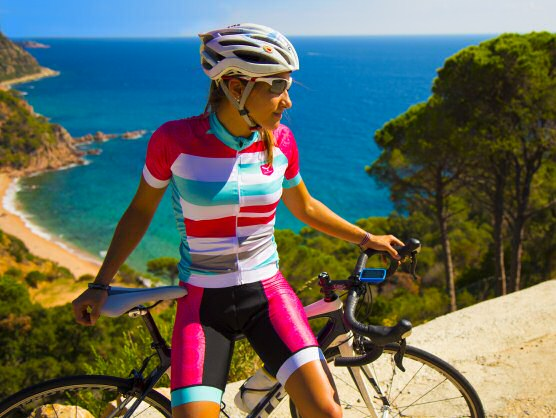
//> input picture img_equalization-1.7/img_equalization/data/ciclista_original.jpg, 556 x 418 px
$ ./img_equalization data/ciclista_original.jpg out.png   (built with g++ and OpenCV 4)
//> lines starting //> are read from the running program, lines starting //| are printed output that depends on the picture
### img_equalization-1.7/img_equalization/common_code.cpp
#include <iostream>
#include "common_code.hpp"

cv::Mat
fsiv_compute_histogram(const cv::Mat& in, cv::Mat& hist)
{
    CV_Assert(in.type()==CV_8UC1);
    CV_Assert(hist.empty() ||(hist.type()==CV_32FC1 &&
                              hist.rows==256 && hist.cols==1));
    //TODO
    //Tienes dos alternativas:
    //1- Implementar un recorrido por la imagen y calcular el histograma.
    //2- Usar la función cv::calcHist.
    //Sugerencia: implementa las dos para comparar.


    int histSize = 256;
    float range[] = {0, 256};
    const float* histRange = {range};
    cv::calcHist(&in, 1, 0, cv::Mat(), hist, 1, &histSize, &histRange);


    //

    CV_Assert(hist.type()==CV_32FC1);
    CV_Assert(hist.rows==256 && hist.cols==1);
    return hist;
}

void
fsiv_normalize_histogram(cv::Mat& hist)
{
    CV_Assert(hist.type()==CV_32FC1);
    CV_Assert(hist.rows==256 && hist.cols==1);

    //TODO

    cv::normalize(hist, hist, 1.0, 0.0, cv::NORM_L1);

    //
    CV_Assert(hist.type()==CV_32FC1);
    CV_Assert(hist.rows==256 && hist.cols==1);
    CV_Assert(cv::sum(hist)[0]==0.0 || cv::abs(cv::sum(hist)[0]-1.0)<=1.0e-6);
}

void
fsiv_accumulate_histogram(cv::Mat& hist)
{
    CV_Assert(hist.type()==CV_32FC1);
    CV_Assert(hist.rows==256 && hist.cols==1);
#ifndef NDEBUG
    double old_sum = cv::sum(hist)[0];
#endif


    //TODO

    for(int i = 1 ; i < hist.rows; i++){
        hist.at<float>(i) = hist.at<float>(i) + hist.at<float>(i - 1);
    }

    //

    CV_Assert(hist.type()==CV_32FC1);
    CV_Assert(hist.rows==256 && hist.cols==1);
    CV_Assert((old_sum<=0.0) ||
              ((std::abs(old_sum-hist.at<float>(255))/old_sum)<=1.0e-5));
}

cv::Mat
fsiv_create_equalization_lookup_table(const cv::Mat& hist,
                                      bool hold_median)
{
    CV_Assert(hist.type()==CV_32FC1);
    CV_Assert(hist.rows==256 && hist.cols==1);
    cv::Mat lkt;
    //TODO
    //Usa las funciones fsiv_normalize_histogram y fsiv_accumulate_histogram
    //para construir la tabla.


    lkt = hist;
    fsiv_normalize_histogram(lkt);
    fsiv_accumulate_histogram(lkt);

    lkt.convertTo(lkt, CV_8U, 255.0, 0.0);
    //

    CV_Assert(lkt.type()==CV_8UC1);
    CV_Assert(lkt.rows==256 && lkt.cols==1);
    return lkt;
}

cv::Mat
fsiv_apply_lookup_table(const cv::Mat&in, const cv::Mat& lkt,
                        cv::Mat& out)
{
    CV_Assert(in.type()==CV_8UC1);
    CV_Assert(lkt.type()==CV_8UC1);
    CV_Assert(lkt.rows==256 && lkt.cols==1);
    CV_Assert(out.empty() || (out.type()==CV_8UC1 &&
                              out.rows==in.rows && out.cols==in.cols));

    //TODO
    //Hint: you can use the cv::LUT function.
    cv::LUT(in, lkt, out);
    //
    CV_Assert(out.rows ==in.rows && out.cols==in.cols && out.type()==in.type());
    return out;
}

cv::Mat
fsiv_image_equalization(const cv::Mat& in, cv::Mat& out,
                    bool hold_median, int radius)
{
    CV_Assert(in.type()==CV_8UC1);
    //TODO
    //Utiliza las funciones fsiv_compute_histogram,
    //fsiv_create_equalization_lookup_table y fsiv_apply_lookup_table
    //Recuerda: cuando radius>0, la zona no procesada de la entrada se deja
    //   con los mismos valores en la salida.
    cv::Mat hist = cv::Mat::zeros(256, 1, CV_32FC1);
    cv::Mat lkt, window;
    if (radius > 0){
        out = in.clone();
        for (int i = 0; i <= in.rows - (2 * radius + 1); i++){
            for (int j = 0; j <= in.cols - (2 * radius + 1); j++){
                window = in(cv::Rect(j, i, 2 * radius + 1, 2 * radius + 1)).clone();
                fsiv_compute_histogram(window, hist);
                lkt = fsiv_create_equalization_lookup_table(hist);
                out.at<uchar>(i + radius, j + radius) = lkt.at<uchar>(window.at<uchar>(radius, radius));
            }
        }

    } else {
        fsiv_compute_histogram(in, hist);
        lkt = fsiv_create_equalization_lookup_table(hist);
        fsiv_apply_lookup_table(in, lkt, out);
    }
    //
    CV_Assert(out.rows==in.rows && out.cols==in.cols && out.type()==in.type());
    return out;
}

### img_equalization-1.7/img_equalization/img_equalization.cpp
/*!
  Esto es un esqueleto de programa para usar en las prácticas
  de Visión Artificial.

  Se supone que se utilizará OpenCV.

  Para compilar, puedes ejecutar:
    g++ -Wall -o esqueleto esqueleto.cc `pkg-config opencv --cflags --libs`

*/

#include <iostream>
#include <exception>

//Includes para OpenCV, Descomentar según los módulo utilizados.
#include <opencv2/core/core.hpp>
#include <opencv2/core/utility.hpp>
#include <opencv2/highgui/highgui.hpp>
#include <opencv2/imgproc/imgproc.hpp>
//#include <opencv2/calib3d/calib3d.hpp>

#include "common_code.hpp"

const cv::String keys =
    "{help h usage ? |      | print this message.}"
    "{r radius       |0     | radius used to local processing.}"
    "{m hold_median  |      | the histogram's median will not be transformed.}"
    "{@input         |<none>| input image.}"
    "{@output        |<none>| output image.}"
    ;

int
main (int argc, char* const* argv)
{
  int retCode=EXIT_SUCCESS;

  try {

      cv::CommandLineParser parser(argc, argv, keys);
      parser.about("Apply an histogram equalization to the image. (ver 1.0.0)");
      if (parser.has("help"))
      {
          parser.printMessage();
          return 0;
      }

      cv::String input_name = parser.get<cv::String>(0);
      cv::String output_name = parser.get<cv::String>(1);
      int radius = parser.get<int>("r");
      bool hold_median = parser.has("m");

      if (!parser.check())
      {
          parser.printErrors();
          return 0;
      }

      cv::namedWindow("ORIGINAL", cv::WINDOW_GUI_EXPANDED);
      cv::namedWindow("PROCESADA", cv::WINDOW_GUI_EXPANDED);

      cv::Mat input = cv::imread(input_name, cv::IMREAD_ANYCOLOR);
//> input is the input picture: 418 rows x 556 cols, CV_8UC3; mean B, G, R 96.6, 106.2, 97.7

      if (input.empty())
      {
          std::cerr << "Error: could not open the input image '"
                    << input_name << "'." << std::endl;
          return EXIT_FAILURE;
      }

      cv::Mat output = input.clone();

      //TODO

      if (input.channels() > 1){

          std::vector<cv::Mat> channels_RGB, channels_HSV;

          cv::split(input, channels_RGB);
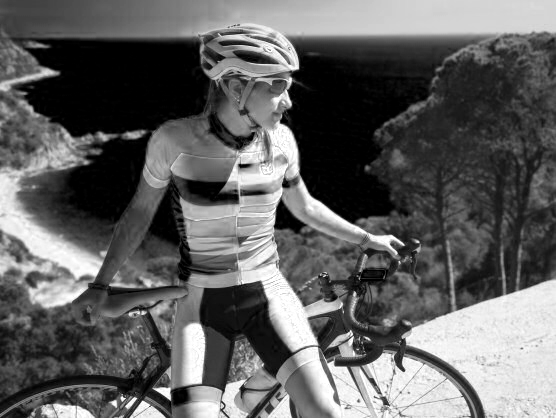
//> channels_RGB[2]: 418 rows x 556 cols, CV_8UC1; min 0, max 255, mean 97.7
          fsiv_image_equalization(channels_RGB[0], channels_RGB[0], hold_median, radius);
//> in fsiv_compute_histogram, `cv::calcHist(&in, 1, 0, cv::Mat(), hist, 1, &histSize, &histRange);`: hist = 256 values, max 14593 at index 0, min 55 at index 253, mean 907.8
//> in fsiv_create_equalization_lookup_table, `lkt = hist;`: lkt has the same summary as hist in fsiv_compute_histogram
//> in fsiv_normalize_histogram, `cv::normalize(hist, hist, 1.0, 0.0, cv::NORM_L1);`: hist = 256 values, max 0.0628 at index 0, min 0.000237 at index 253, mean 0.00391
//> in fsiv_create_equalization_lookup_table, `fsiv_normalize_histogram(lkt);`: lkt has the same summary as hist in fsiv_normalize_histogram
//> in fsiv_accumulate_histogram, `double old_sum = cv::sum(hist)[0];`: old_sum = 1
//> after the loop in fsiv_accumulate_histogram, `for(int i = 1 ; i < hist.rows; i++)`: hist = 256 values from 0.0628 to 1
//> in fsiv_create_equalization_lookup_table, `lkt.convertTo(lkt, CV_8U, 255.0, 0.0);`: lkt = 256 values from 16 to 255
//> in fsiv_image_equalization, `lkt = fsiv_create_equalization_lookup_table(hist);`: hist = 256 values from 0.0628 to 1
//> in fsiv_apply_lookup_table, `cv::LUT(in, lkt, out);`:
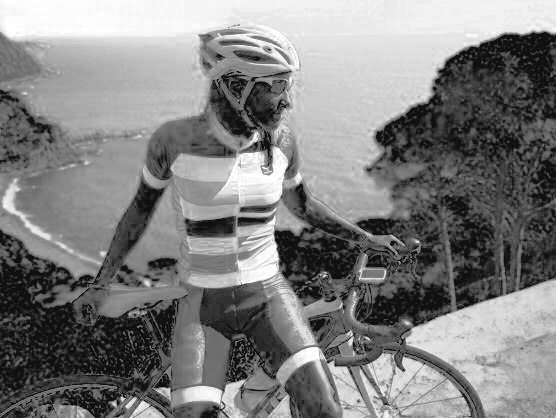
//> in: 418 rows x 556 cols, CV_8UC1; min 16, max 255, mean 128.7
          fsiv_image_equalization(channels_RGB[1], channels_RGB[1], hold_median, radius);
//> in fsiv_apply_lookup_table (call 2), `cv::LUT(in, lkt, out);`:
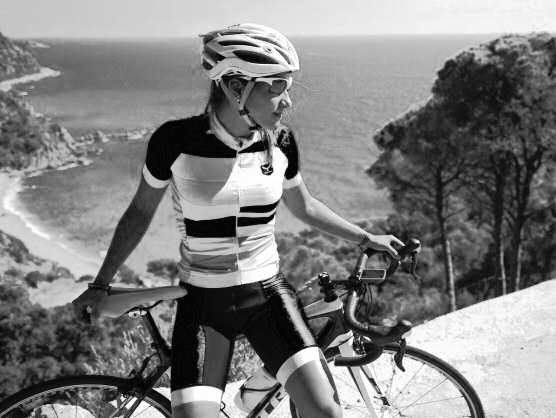
//> in: 418 rows x 556 cols, CV_8UC1; min 4, max 255, mean 128.2
          fsiv_image_equalization(channels_RGB[2], channels_RGB[2], hold_median, radius);
          cv::merge(channels_RGB, output);
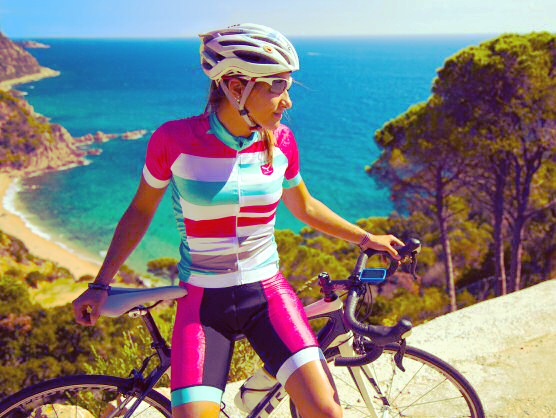
//> output: 418 rows x 556 cols, CV_8UC3; mean B, G, R 128.7, 128.2, 129.3
          cv::namedWindow("PROCESADA_RGB", cv::WINDOW_GUI_EXPANDED);
          cv::imshow("PROCESADA_RGB", output);

          output.release();

          cv::cvtColor(input, output, cv::COLOR_BGR2HSV);
//> output: 418 rows x 556 cols, CV_8UC3; mean H, S, V 61.7, 161.1, 136.6
          cv::split(output, channels_HSV);
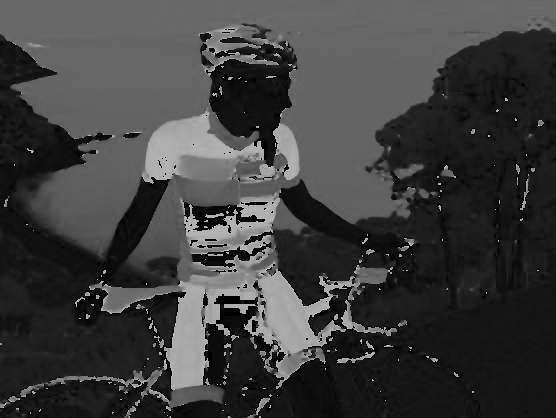
//> channels_HSV[0]: 418 rows x 556 cols, CV_8UC1; min 0, max 179, mean 61.7
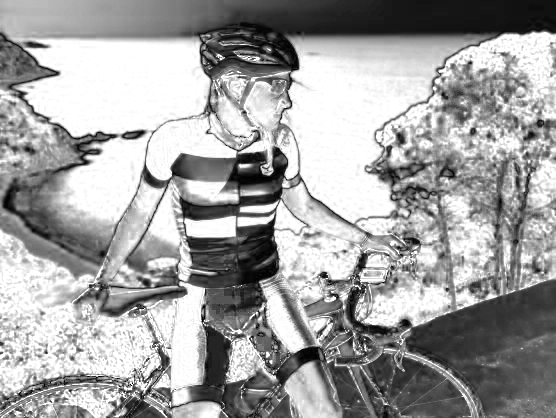
//> channels_HSV[1]: 418 rows x 556 cols, CV_8UC1; min 0, max 255, mean 161.1
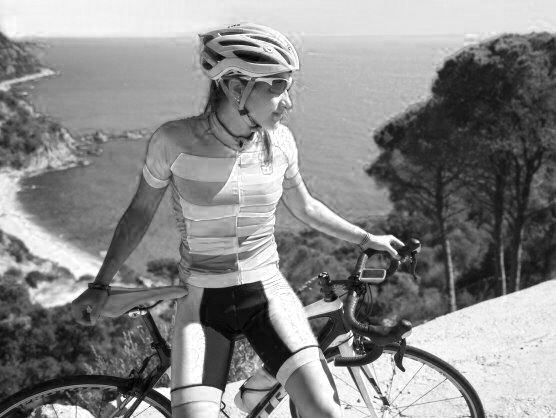
//> channels_HSV[2]: 418 rows x 556 cols, CV_8UC1; min 0, max 255, mean 136.6
          fsiv_image_equalization(channels_HSV[2], channels_HSV[2], hold_median, radius);
          cv::merge(channels_HSV, output);
//> output: 418 rows x 556 cols, CV_8UC3; mean H, S, V 61.7, 161.1, 128.2
          cv::cvtColor(output, output, cv::COLOR_HSV2BGR);
          cv::namedWindow("PROCESADA_HSV", cv::WINDOW_GUI_EXPANDED);
          cv::imshow("PROCESADA_HSV", output);

      } else {
          fsiv_image_equalization(input, output, hold_median, radius);
          cv::namedWindow("PROCESADA_NORMAl_CH1", cv::WINDOW_GUI_EXPANDED);
          cv::imshow("PROCESADA_NORMAl_CH1", output);
      }
      //

      cv::imshow("ORIGINAL", input);
      //cv::imshow("PROCESADA", output);

      int key = cv::waitKey(0) & 0xff;
//> the space key is pressed

      if (key != 27)
      {
          if (!cv::imwrite(output_name, output))
          {
              std::cerr << "Error: could not save the result in file '"
                        << output_name << "'."<< std::endl;
                return EXIT_FAILURE;
            }
      }
  }
  catch (std::exception& e)
  {
    std::cerr << "Capturada excepcion: " << e.what() << std::endl;
    retCode = EXIT_FAILURE;
  }
  catch (...)
  {
    std::cerr << "Capturada excepcion desconocida!" << std::endl;
    retCode = EXIT_FAILURE;
  }
  return retCode;
}
